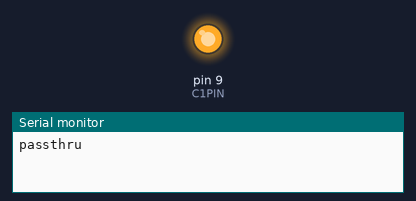
A sketch run on a simulated Arduino Uno, built with avr-gcc and run on an emulated ATmega328P. Parts: output pins drawn as LEDs (lit = HIGH), the last lines printed to the serial monitor.

Above: at 5.0 s.
At 15.0 s:
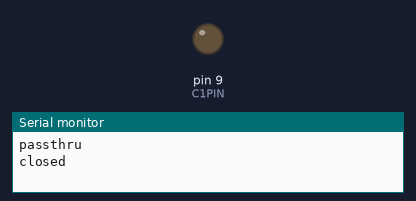
Timing chart, 0 to 26.0 s (numbered marks = the images above):
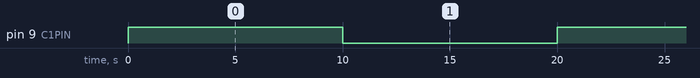

Measured:
- by itself, pin 9 (C1PIN): alternates HIGH for 10.0 s and LOW for 10.0 s

The sketch:

bereichtest1.ino
```cpp
#define C1PIN 9

void setup() {
  Serial.begin(9600);
  pinMode(C1PIN, OUTPUT);
}

void loop() {
  Serial.println("passthru");
  digitalWrite(C1PIN, HIGH);
  delay(10000);
  Serial.println("closed");
  digitalWrite(C1PIN, LOW);
  delay(10000);
}
```
